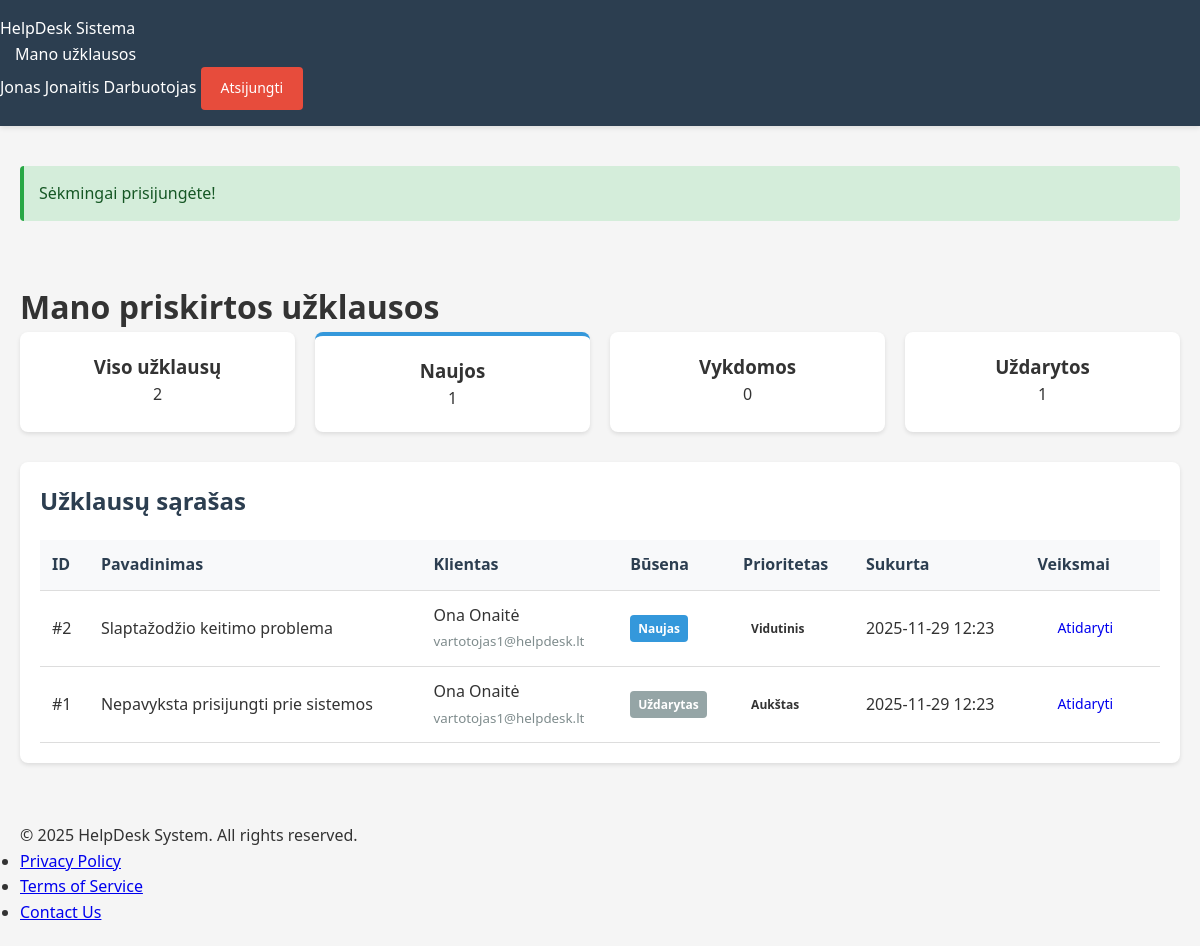
/staff/tickets (signed in), run on the app's committed database.
### tables this page shows
CREATE TABLE users (
    id INT AUTO_INCREMENT PRIMARY KEY,
    username VARCHAR(50) NOT NULL UNIQUE,
    email VARCHAR(100) NOT NULL UNIQUE,
    password VARCHAR(255) NOT NULL,
    full_name VARCHAR(100) NOT NULL,
    role ENUM('admin', 'staff', 'user') NOT NULL DEFAULT 'user',
    created_at TIMESTAMP DEFAULT CURRENT_TIMESTAMP,
    updated_at TIMESTAMP DEFAULT CURRENT_TIMESTAMP ON UPDATE CURRENT_TIMESTAMP,
    INDEX idx_username (username),
    INDEX idx_email (email),
    INDEX idx_role (role)
);

CREATE TABLE tickets (
    id INT AUTO_INCREMENT PRIMARY KEY,
    user_id INT NOT NULL,
    assigned_to INT NULL,
    title VARCHAR(255) NOT NULL,
    description TEXT NOT NULL,
    status ENUM('naujas', 'vykdomas', 'laukiama', 'uždarytas') DEFAULT 'naujas',
    priority ENUM('žemas', 'vidutinis', 'aukštas') DEFAULT 'vidutinis',
    rating INT NULL CHECK (rating BETWEEN 1 AND 5),
    created_at TIMESTAMP DEFAULT CURRENT_TIMESTAMP,
    updated_at TIMESTAMP DEFAULT CURRENT_TIMESTAMP ON UPDATE CURRENT_TIMESTAMP,
    closed_at TIMESTAMP NULL,
    FOREIGN KEY (user_id) REFERENCES users(id) ON DELETE CASCADE,
    FOREIGN KEY (assigned_to) REFERENCES users(id) ON DELETE SET NULL,
    INDEX idx_user (user_id),
    INDEX idx_assigned (assigned_to),
    INDEX idx_status (status),
    INDEX idx_priority (priority)
);

### src/config/config.php (called while the page is built, shortened)
<?php
function isLoggedIn() {
    return isset($_SESSION['user_id']);
}
function hasRole($role) {
    return isset($_SESSION['role']) && $_SESSION['role'] === $role;
}
function getMessage() {
    if (isset($_SESSION['message'])) {
        $message = $_SESSION['message'];
        $type = $_SESSION['message_type'] ?? 'info';
        return ['message' => $message, 'type' => $type];
    }
    return null;
}
function escape($string) {
    return htmlspecialchars($string, ENT_QUOTES, 'UTF-8');
}
function getCurrentUser() {
    global $pdo;
    try {
        $stmt = $pdo->prepare("SELECT * FROM users WHERE id = ?");
        $stmt->execute([$_SESSION['user_id']]);
        return $stmt->fetch();
    } catch (PDOException $e) {
        return null;
    }
}
?>

### src/views/staff/tickets.php (the view, shortened to what this page needs)
<?php
require_once __DIR__ . '/../../config/config.php';
require_once __DIR__ . '/../../config/database.php';
try {
    $stmt = $pdo->prepare("
        SELECT t.*,
               u.full_name as creator_name,
               u.email as creator_email
        FROM tickets t
        JOIN users u ON t.user_id = u.id
        WHERE t.assigned_to = ?
        ORDER BY
            CASE t.status
                WHEN 'naujas' THEN 1
                WHEN 'vykdomas' THEN 2
                WHEN 'laukiama' THEN 3
                WHEN 'uždarytas' THEN 4
            END,
            CASE t.priority
                WHEN 'aukštas' THEN 1
                WHEN 'vidutinis' THEN 2
                WHEN 'žemas' THEN 3
            END,
            t.created_at DESC
    ");
    $stmt->execute([$_SESSION['user_id']]);
    $tickets = $stmt->fetchAll();
} catch (PDOException $e) {
    $tickets = [];
    $error = 'Klaida gaunant užklausas';
}
$stats = [
    'total' => 0,
    'new' => 0,
    'in_progress' => 0,
    'waiting' => 0,
    'closed' => 0
];
foreach ($tickets as $ticket) {
    $stats['total']++;
    switch ($ticket['status']) {
        case 'naujas':
            $stats['new']++;
            break;
        case 'uždarytas':
            $stats['closed']++;
            break;
    }
}
include __DIR__ . '/../layouts/header.php';
?>
<div class="container">
    <h1>Mano priskirtos užklausos</h1>
    <div class="stats-grid">
        <div class="stat-card primary">
            <h3>Viso užklausų</h3>
            <div class="stat-number"><?php echo $stats['total']; ?></div>
        </div>
        <div class="stat-card" style="border-top: 4px solid #3498db;">
            <h3>Naujos</h3>
            <div class="stat-number"><?php echo $stats['new']; ?></div>
        </div>
        <div class="stat-card warning">
            <h3>Vykdomos</h3>
            <div class="stat-number"><?php echo $stats['in_progress']; ?></div>
        </div>
        <div class="stat-card success">
            <h3>Uždarytos</h3>
            <div class="stat-number"><?php echo $stats['closed']; ?></div>
        </div>
    </div>
    <div class="card">
        <div class="card-header">
            <h2>Užklausų sąrašas</h2>
        </div>
        <?php if (empty($tickets)): ?>
            <div class="empty-state">
                <h3>Jums dar nėra priskirtų užklausų</h3>
                <p>Administratorius jums priskirs užklausas</p>
            </div>
        <?php else: ?>
            <table class="table">
                <thead>
                    <tr>
                        <th>ID</th>
                        <th>Pavadinimas</th>
                        <th>Klientas</th>
                        <th>Būsena</th>
                        <th>Prioritetas</th>
                        <th>Sukurta</th>
                        <th>Veiksmai</th>
                    </tr>
                </thead>
                <tbody>
                    <?php foreach ($tickets as $ticket): ?>
                        <tr>
                            <td>#<?php echo $ticket['id']; ?></td>
                            <td><?php echo escape($ticket['title']); ?></td>
                            <td>
                                <?php echo escape($ticket['creator_name']); ?><br>
                                <small style="color: #7f8c8d;"><?php echo escape($ticket['creator_email']); ?></small>
                            </td>
                            <td>
                                <span class="badge badge-<?php
                                    echo $ticket['status'] === 'naujas' ? 'new' :
                                        ($ticket['status'] === 'vykdomas' ? 'in-progress' :
                                        ($ticket['status'] === 'laukiama' ? 'waiting' : 'closed'));
                                ?>">
                                    <?php echo ucfirst(escape($ticket['status'])); ?>
                                </span>
                            </td>
                            <td>
                                <span class="badge priority-<?php echo $ticket['priority']; ?>">
                                    <?php echo ucfirst(escape($ticket['priority'])); ?>
                                </span>
                            </td>
                            <td><?php echo date('Y-m-d H:i', strtotime($ticket['created_at'])); ?></td>
                            <td>
                                <a href="/src/views/staff/view-ticket.php?id=<?php echo $ticket['id']; ?>"
                                   class="btn btn-sm btn-info">Atidaryti</a>
                            </td>
                        </tr>
                    <?php endforeach; ?>
                </tbody>
            </table>
        <?php endif; ?>
    </div>
</div>
<?php include __DIR__ . '/../layouts/footer.php'; ?>

### src/views/layouts/header.php (shortened to what this page needs)
<?php
require_once __DIR__ . '/../../config/config.php';
$currentUser = null;
if (isLoggedIn()) {
    $currentUser = getCurrentUser();
}
$currentPage = basename($_SERVER['PHP_SELF']);
?>
<!DOCTYPE html>
<html lang="lt">
<head>
    <link rel="stylesheet" href="/assets/css/style.css">
</head>
<body>
    <header>
        <div class="header-container">
            <div class="logo">
                <a href="/" style="color: white; text-decoration: none;"><?php echo SITE_NAME; ?></a>
            </div>
            <?php if ($currentUser): ?>
                <nav>
                    <ul>
                        <?php if (hasRole(ROLE_ADMIN)): ?>
                            <li><a href="/src/views/admin/dashboard.php" class="<?php echo $currentPage === 'dashboard.php' ? 'active' : ''; ?>">Valdymo skydas</a></li>
                            <li><a href="/src/views/admin/users.php">Vartotojai</a></li>
                            <li><a href="/src/views/admin/tickets.php">Visos užklausos</a></li>
                        <?php elseif (hasRole(ROLE_STAFF)): ?>
                            <li><a href="/src/views/staff/tickets.php" class="<?php echo $currentPage === 'tickets.php' ? 'active' : ''; ?>">Mano užklausos</a></li>
                        <?php else: ?>
                            <li><a href="/src/views/user/my-tickets.php" class="<?php echo $currentPage === 'my-tickets.php' ? 'active' : ''; ?>">Mano užklausos</a></li>
                            <li><a href="/src/views/user/create-ticket.php">Nauja užklausa</a></li>
                        <?php endif; ?>
                    </ul>
                </nav>
                <div class="user-info">
                    <span class="username"><?php echo escape($currentUser['full_name'] ?? $currentUser['username']); ?></span>
                    <span class="role-badge">
                        <?php
                        if (hasRole(ROLE_ADMIN)) echo 'Administratorius';
                        elseif (hasRole(ROLE_STAFF)) echo 'Darbuotojas';
                        else echo 'Vartotojas';
                        ?>
                    </span>
                    <a href="/src/views/auth/logout.php" class="btn btn-sm btn-danger">Atsijungti</a>
                </div>
            <?php endif; ?>
        </div>
    </header>
    <?php
    $message = getMessage();
    if ($message):
    ?>
        <div class="container" style="margin-top: 20px;">
            <div class="alert alert-<?php echo $message['type']; ?>">
                <?php echo escape($message['message']); ?>
            </div>
        </div>
    <?php endif; ?>

### public/assets/css/style.css (style rules this page uses)
* { margin: 0; padding: 0; box-sizing: border-box; }
body { font-family: 'Segoe UI', Tahoma, Geneva, Verdana, sans-serif; background-color: #f5f5f5; color: #333; line-height: 1.6; }
.container { max-width: 1200px; margin: 0 auto; padding: 20px; }
header { background-color: #2c3e50; color: white; padding: 1rem 0; box-shadow: 0 2px 5px rgba(0,0,0,0.1); }
nav ul { list-style: none; display: flex; gap: 20px; }
nav a { color: white; text-decoration: none; padding: 8px 15px; border-radius: 4px; transition: background-color 0.3s; }
.card { background: white; border-radius: 8px; padding: 20px; margin-bottom: 20px; box-shadow: 0 2px 4px rgba(0,0,0,0.1); }
.card h2 { margin-bottom: 15px; color: #2c3e50; }
.btn { display: inline-block; padding: 10px 20px; border: none; border-radius: 4px; cursor: pointer; text-decoration: none; font-size: 14px; transition: background-color 0.3s; }
.btn-danger { background-color: #e74c3c; color: white; }
.alert { padding: 15px; border-radius: 4px; margin-bottom: 20px; }
.alert-success { background-color: #d4edda; border-left: 4px solid #28a745; color: #155724; }
.table { width: 100%; border-collapse: collapse; margin-top: 20px; }
.table th, .table td { padding: 12px; text-align: left; border-bottom: 1px solid #ddd; }
.table th { background-color: #f8f9fa; font-weight: 600; color: #2c3e50; }
.badge { display: inline-block; padding: 4px 8px; border-radius: 4px; font-size: 12px; font-weight: 600; }
.badge-new { background-color: #3498db; color: white; }
.badge-closed { background-color: #95a5a6; color: white; }
.stats-grid { display: grid; grid-template-columns: repeat(auto-fit, minmax(250px, 1fr)); gap: 20px; margin-bottom: 30px; }
.stat-card { background: white; border-radius: 8px; padding: 20px; box-shadow: 0 2px 4px rgba(0,0,0,0.1); text-align: center; }

### data on the page
users: full_name "Jonas Jonaitis"
tickets: assigned_to "2", id "1", title "Nepavyksta prisijungti prie sistemos", user.full_name "Ona Onaitė", user.email "vartotojas1@helpdesk.lt", status "Uždarytas", priority "Aukštas", created_at "2025-11-29 12:23"
tickets: id "2", title "Slaptažodžio keitimo problema", user.full_name "Ona Onaitė", user.email "vartotojas1@helpdesk.lt", status "Naujas", priority "Vidutinis", created_at "2025-11-29 12:23"

### other printed values
SITE_NAME "HelpDesk Sistema"
$message['message'] "Sėkmingai prisijungėte!"
$stats['in_progress'] "0"
